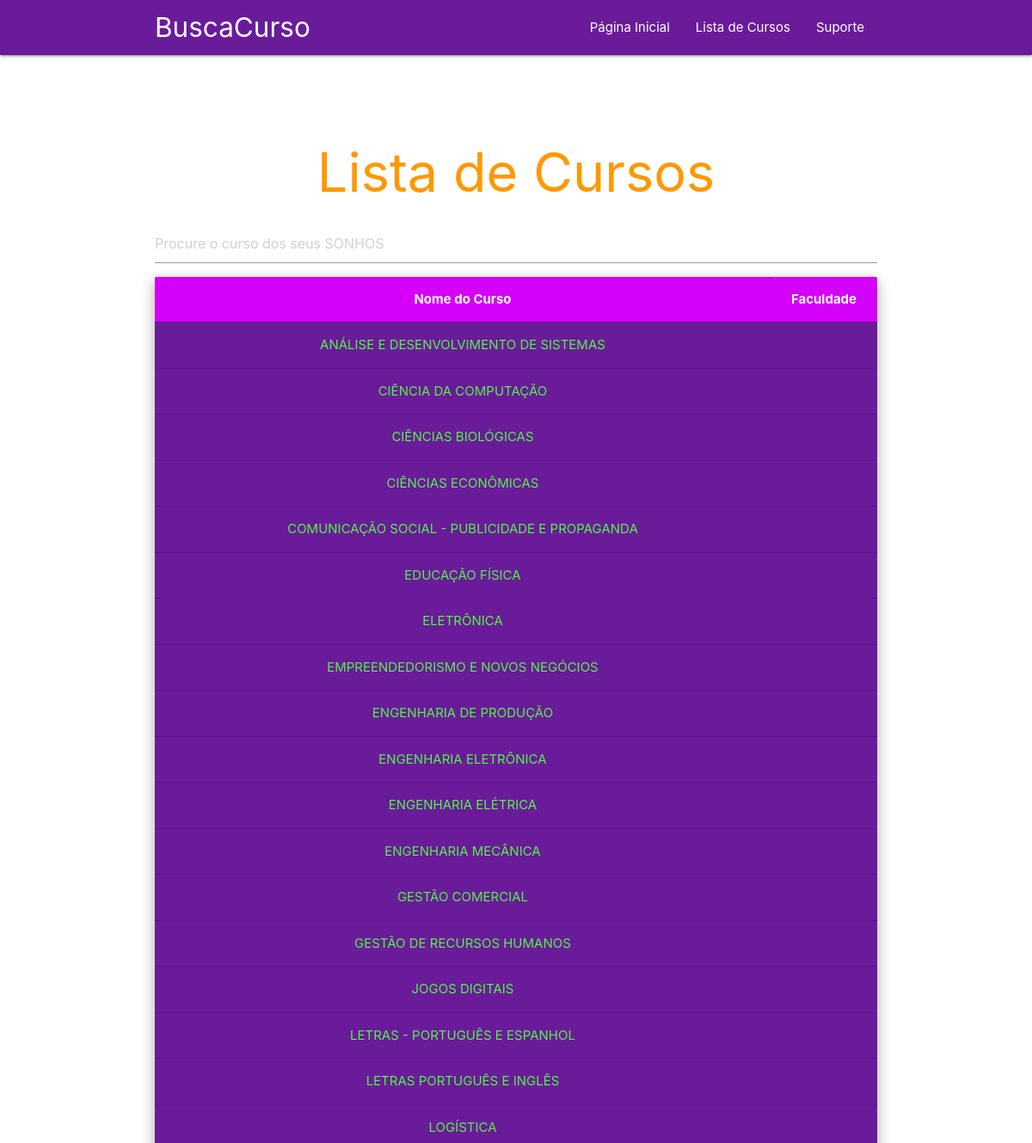
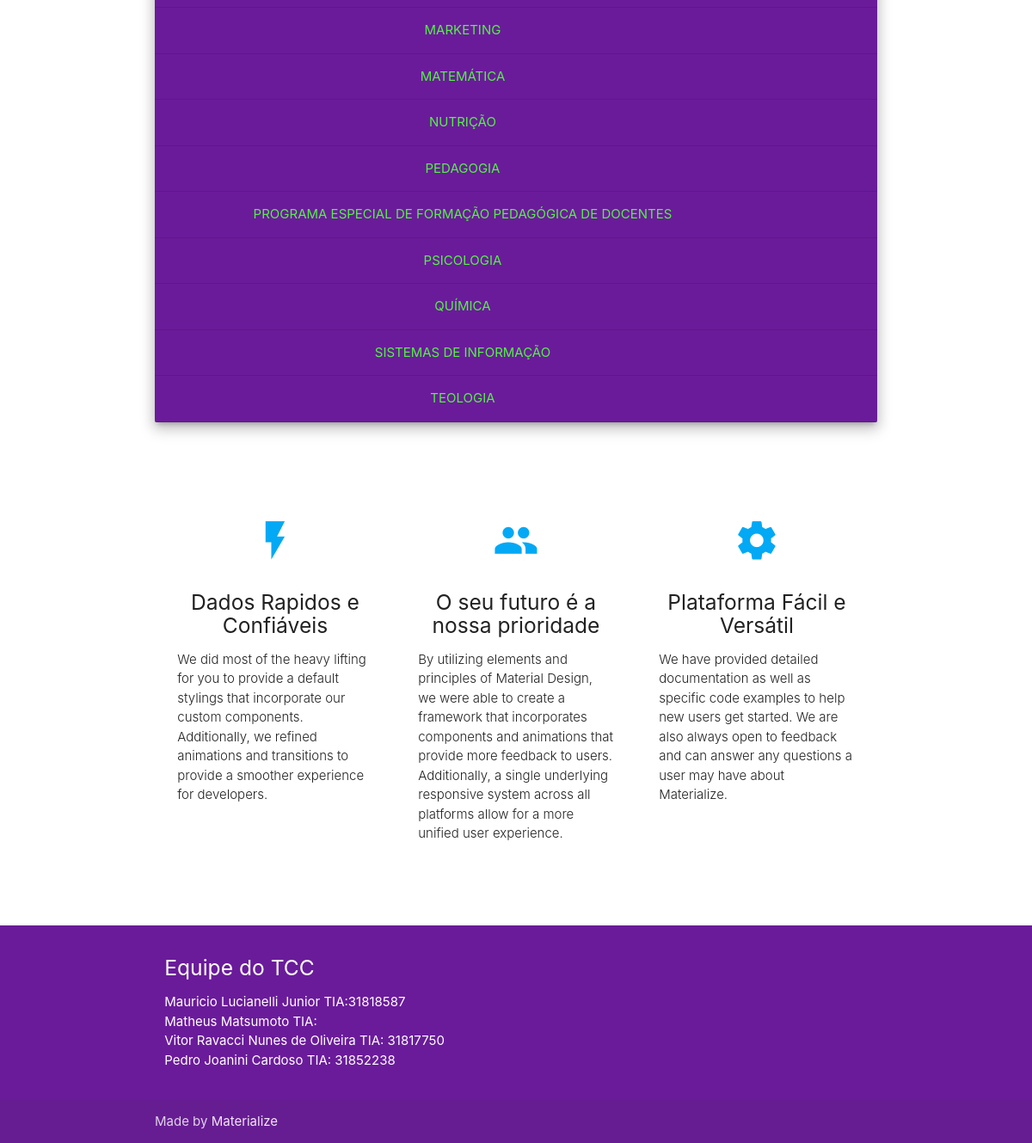
Screenshot of /course_list with the database file from the repository (2 pictures, top to bottom).
### buscacurso/models.py (models this page shows, shortened)
class Courses(models.Model):
    DEGREE_TYPE = (
        (0,'Bacharelado'),
        (1,'Licenciatura'),
        (2,'Tecnológico'),
        (3,'Sequencial')
    )
    MODALITY_TYPE = (
        (0,'Presencial'),
        (1,'A Distância')
    )
    codigo = models.CharField(max_length=200)
    code = models.IntegerField(default=0)
    name = models.CharField(max_length=200)
    degree = models.PositiveSmallIntegerField(default=0, choices=DEGREE_TYPE)
    modality = models.PositiveSmallIntegerField(default=1, choices=MODALITY_TYPE)
    courses_institution = models.ManyToManyField(Institution, through='CoursesInstitution', related_name='courses_institution')
    situation = models.CharField(max_length=200, default="Em análise")
    class Meta:
        ordering = ['name']

### buscacurso/views.py (the view)
# urls.py: path('course_list', views.course_list, name='course_list'),
def course_list(request):
    courses_inst= CoursesInstitution.objects.all
    courses=Courses.objects.all
    institution=Institution.objects.all
    maintainer=Maintainer.objects.all
    dados = {
        'courses_inst' : courses_inst,
        'courses' : courses,
        'institution' : institution,
        'maintainer' : maintainer
    }
    return render(request, 'course_list.html',dados)

### buscacurso/templates/course_list.html (shortened to what this page needs)
{% extends 'base.html' %}
{% load static %}
{% block content %}
{%include 'partials/menu.html'%}
  <div class="section no-pad-bot" id="index-banner">
    <div class="container">
      <br><br>
      <h1 class="header center orange-text">Lista de Cursos</h1>
        <input type="text" id="myInput" onkeyup="myFunction()" placeholder="Procure o curso dos seus SONHOS">
        <div class="card purple darken-3 z-depth-3 ">
            <div class="tableFixHead-big">
              <table id = "myTable" class="rensponsive-table centered white-text">
                <thead class = "header">
                  <th class="purple accent-3">Nome do Curso</th>
                  <th class="purple accent-3">Faculdade</th>
                </thead>
                <tbody>
                  {% for item in courses %}
                  <tr>
                      <td> <a href="{% url 'details' item.code}"style="color:#51f542;">{{ item.name }}</a></td>
                  </tr>
                </tbody>
              </table>
            </div>
          </div>
      <br><br>
    </div>
  </div>
  <div class="container">
    <div class="section">
      <div class="row">
        <div class="col s12 m4">
          <div class="icon-block">
            <h2 class="center light-blue-text"><i class="material-icons">flash_on</i></h2>
            <h5 class="center">Dados Rapidos e Confiáveis</h5>
            <p class="light">We did most of the heavy lifting for you to provide a default stylings that incorporate our custom components. Additionally, we refined animations and transitions to provide a smoother experience for developers.</p>
          </div>
        </div>
        <div class="col s12 m4">
          <div class="icon-block">
            <h2 class="center light-blue-text"><i class="material-icons">group</i></h2>
            <h5 class="center">O seu futuro é a nossa prioridade</h5>
            <p class="light">By utilizing elements and principles of Material Design, we were able to create a framework that incorporates components and animations that provide more feedback to users. Additionally, a single underlying responsive system across all platforms allow for a more unified user experience.</p>
          </div>
        </div>
        <div class="col s12 m4">
          <div class="icon-block">
            <h2 class="center light-blue-text"><i class="material-icons">settings</i></h2>
            <h5 class="center">Plataforma Fácil e Versátil</h5>
            <p class="light">We have provided detailed documentation as well as specific code examples to help new users get started. We are also always open to feedback and can answer any questions a user may have about Materialize.</p>
          </div>
        </div>
      </div>
    </div>
    <br><br>
  </div>
  {% include 'partials/footer.html' %}
  {% endblock %}

### tcc/static/css/style.css (style rules this page uses)
.icon-block { padding: 0 15px; }
.icon-block .material-icons { font-size: inherit; }
.tableFixHead-big { overflow: auto; max-height: 2000px; }
.tableFixHead-big thead th { position: sticky; top: 0; z-index: 1; }

### rows the page displays
Courses: name "ANÁLISE E DESENVOLVIMENTO DE SISTEMAS"
Courses: name "CIÊNCIA DA COMPUTAÇÃO"
Courses: name "CIÊNCIAS BIOLÓGICAS"
Courses: name "CIÊNCIAS ECONÔMICAS"
Courses: name "COMUNICAÇÃO SOCIAL - PUBLICIDADE E PROPAGANDA"
Courses: name "EDUCAÇÃO FÍSICA"
Courses: name "ELETRÔNICA"
Courses: name "EMPREENDEDORISMO E NOVOS NEGÓCIOS"
Courses: name "ENGENHARIA DE PRODUÇÃO"
Courses: name "ENGENHARIA ELETRÔNICA"
Courses: name "ENGENHARIA ELÉTRICA"
Courses: name "ENGENHARIA MECÂNICA"
Courses: name "GESTÃO COMERCIAL"
Courses: name "GESTÃO DE RECURSOS HUMANOS"
Courses: name "JOGOS DIGITAIS"
Courses: name "LETRAS - PORTUGUÊS E ESPANHOL"
Courses: name "LETRAS PORTUGUÊS E INGLÊS"
Courses: name "LOGÍSTICA"
Courses: name "MARKETING"
Courses: name "MATEMÁTICA"
Courses: name "NUTRIÇÃO"
Courses: name "PEDAGOGIA"
Courses: name "PROGRAMA ESPECIAL DE FORMAÇÃO PEDAGÓGICA DE DOCENTES"
Courses: name "PSICOLOGIA"
Courses: name "QUÍMICA"
Courses: name "SISTEMAS DE INFORMAÇÃO"
Courses: name "TEOLOGIA"
